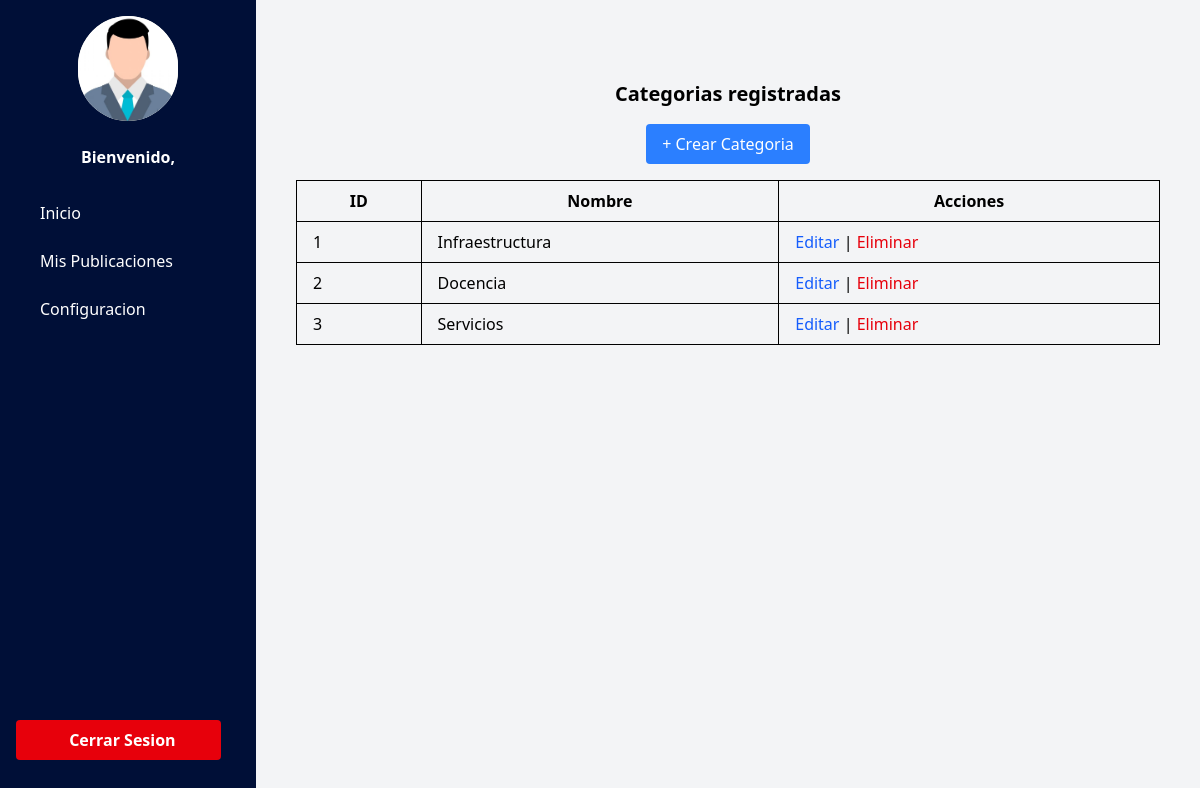
The page /publicacion/publicacion/categorias/ on the database as committed earlier.
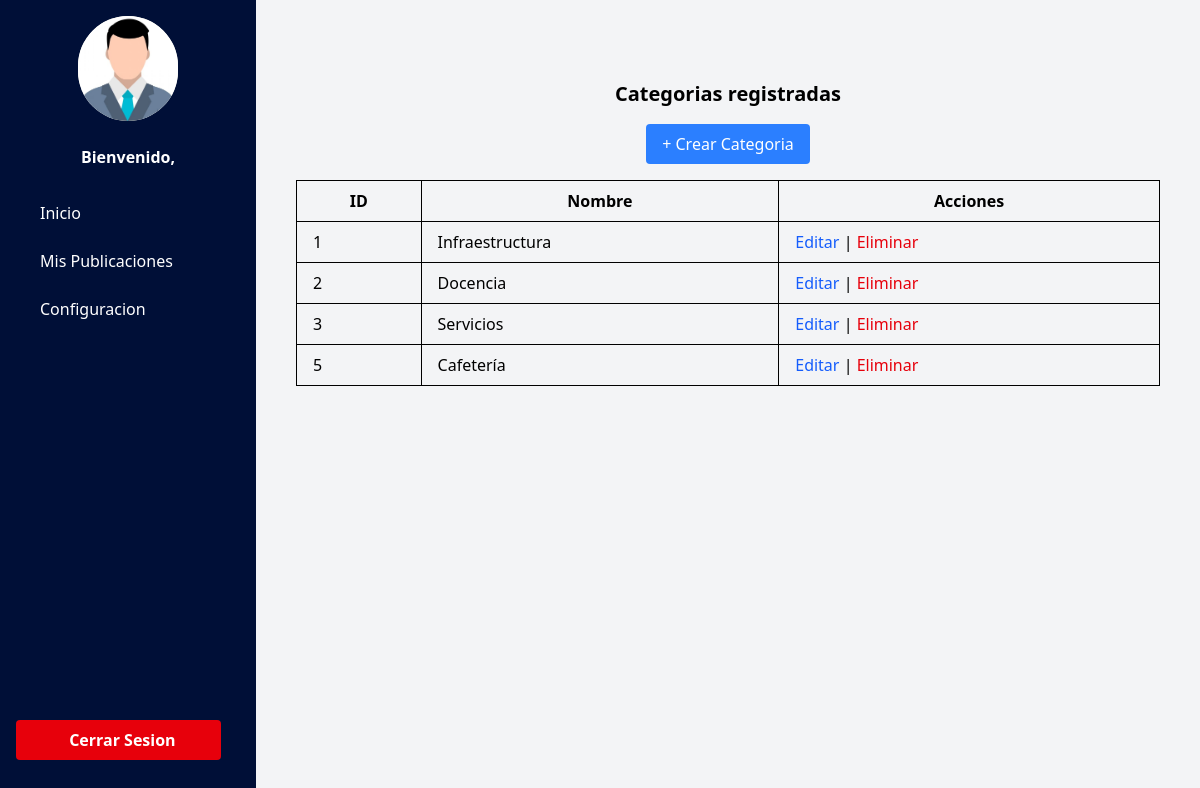
The same page on the database as committed later.
### publicaciones/models.py (models this page shows, shortened)
class Categorias(models.Model):
    nombre = models.CharField(max_length=100)

### publicaciones/views.py (the view)
# urls.py: path('publicacion/categorias/', lista_categorias, name='lista_categorias'),
def lista_categorias(request):
    categorias = Categorias.objects.all()
    return render(request, 'listacategorias.html', {'categorias': categorias})

### templates/listacategorias.html
{% extends 'index.html' %} {% block content %}
<div class="w-screen h-screen flex">
  <div class="w-auto">{% include 'navbar.html'%}</div>
  <main
    class="flex flex-col items-center bg-gray-100 relative overflow-y-scroll pt-20 w-full px-10"
  >
    <h1 class="text-xl font-bold mb-4">Categorias registradas</h1>
  <a href="{% url 'nueva_categoria' %}" class="bg-blue-500 text-white px-4 py-2 rounded">+ Crear Categoria</a>
  <table class="table-auto w-full mt-4 border-collapse border border-gray-300">
    <thead>
      <tr>
        <th class="border px-4 py-2">ID</th>
        <th class="border px-4 py-2">Nombre</th>
        <th class="border px-4 py-2">Acciones</th>
      </tr>
    </thead>
    <tbody>
      {% for categoria in categorias %}
      <tr>
        <td class="border px-4 py-2">{{ categoria.id }}</td>
        <td class="border px-4 py-2">{{ categoria.nombre }}</td>
        <td class="border px-4 py-2">
          <a href="{% url 'editar_categoria' categoria.id %}" class="text-blue-600 hover:underline">Editar</a> |
          <a href="{% url 'eliminar_categoria' categoria.id %}" class="text-red-600 hover:underline">Eliminar</a>
        </td>
      </tr>
      {% endfor %}
    </tbody>
  </table>
  </main>
</div>
{%endblock%}

### templates/index.html (shortened to what this page needs)
<!DOCTYPE html>
<html lang="en">
  <head>
    <script src="https://cdn.jsdelivr.net/npm/@tailwindcss/browser@4"></script>
  </head>
  <body>
    {%block content%} {%endblock%}
  </body>
</html>

### templates/navbar.html (shortened to what this page needs)
{%load static%}{%url 'cerrar_sesion' as cerrarsesion%} {%url 'home' as home%} {%url 'mispublicaciones' as mispublicaciones%} {%url 'configuracionusuario' as configuracionusuario%}
<div class="overflow-hidden">
  <div class="flex h-screen">
    <div
      id="sidebar"
      class="bg-[#000f37] w-64 p-4 space-y-6 transition-transform transform md:translate-x-0 -translate-x-full fixed md:relative z-30 h-full"
    >
      <div class="flex items-center justify-center">
        <img
          src="{%static 'img/logouser.png'%}"
          alt="logo-user"
          class="rounded-full w-[100px] bg-amber-50"
        />
      </div>
      <h2 class="text-base font-bold text-center capitalize text-white">
        Bienvenido, {{user.first_name}} {{user.last_name}}
      </h2>
      <nav class="space-y-2 h-full">
        <a
          href="{{home}}"
          class="text-white px-4 py-2 rounded hover:bg-gray-200 hover:text-[#000f37] flex items-center gap-2 transition-all duration-300"
          >Inicio</a
        >
        <a
          href="{{mispublicaciones}}"
          class="text-white px-4 py-2 rounded hover:bg-gray-200 hover:text-[#000f37] flex items-center gap-2 transition-all duration-300"
          >Mis Publicaciones</a
        >
        <a
          href="{{configuracionusuario}}"
         class="text-white px-4 py-2 rounded hover:bg-gray-200 hover:text-[#000f37] flex items-center gap-2 transition-all duration-300"
          >Configuracion</a
        >
        <a
          href="{{cerrarsesion}}"
          class="px-4 py-2 rounded bg-red-600 text-center font-bold text-white absolute bottom-10 w-[80%] mr-auto ml-auto flex items-center gap-2 justify-center"
          >Cerrar Sesion</a
        >
      </nav>
    </div>
  </div>
</div>

Rows that differ between the two databases and show on the page:
added Categorias: id "5", nombre "Cafetería"
